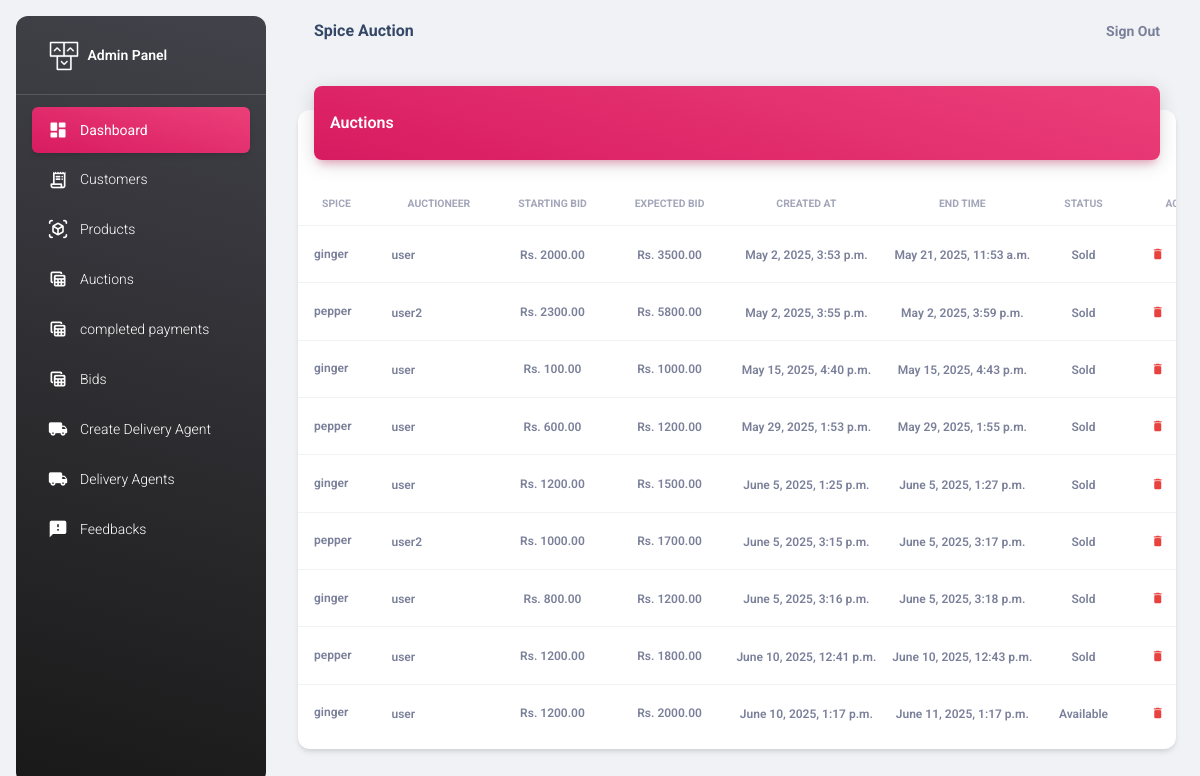
The page /adminapi/auctions/ (signed in) on the database its author committed.
### adminapi/models.py (models this page shows, shortened)
class Auction(models.Model):
    spice = models.ForeignKey(Spice, on_delete=models.CASCADE)
    auctioneer = models.ForeignKey(Seller, on_delete=models.CASCADE)
    starting_bid = models.DecimalField(max_digits=10, decimal_places=2)
    expected_bid = models.DecimalField(max_digits=10, decimal_places=2, default=0)
    number_of_lots = models.IntegerField(default=1)
    end_time = models.DateTimeField()
    created_at = models.DateTimeField(auto_now_add=True)
    choices= [
        ('Available', 'Available'),
        ('Sold', 'Sold'),
        ('Expired', 'Expired'),
    ]
    status=models.CharField(max_length=50, choices=choices, default='Available')

class Spice(models.Model):
    seller = models.ForeignKey(Seller, on_delete=models.CASCADE)
    name = models.CharField(max_length=100)
    description = models.CharField(max_length=100)
    stock_quantity = models.PositiveIntegerField(default=0)
    image = models.ImageField(upload_to="images", null=True)
    created_at = models.DateTimeField(auto_now_add=True)
    choices= [
        ('Available', 'Available'),
        ('Not Available', 'Not Available'),
    ]
    status=models.CharField(max_length=50, choices=choices, default='Available')

class CustomUser(AbstractUser):
    user_type_choices = [
        ('Admin', 'Admin'),
        ('Seller', 'Seller'),
        ('DeliveryAgent', 'Delivery Agent'),
    ]
    user_type = models.CharField(max_length=50, choices=user_type_choices, default='Admin')
    email = models.EmailField(null=True)

class Seller(CustomUser):
    name = models.CharField(max_length=100)
    phone = models.CharField(max_length=100)
    email_address = models.EmailField()
    address = models.CharField(max_length=100)
    id_proof = models.FileField(null=True, upload_to="images",blank=True)
    profile = models.ImageField(upload_to="images", null=True, blank=True)
    is_available = models.BooleanField(default=True)
    def __str__(self):
        return self.name

### adminapi/views.py (the view)
# urls.py: path("auctions/",views.AuctionsView.as_view(),name="auctions"),
@method_decorator(decs,name="dispatch")
class AuctionsView(ListView):
    template_name="auctions.html"
    model=Auction
    context_object_name="auctions"

### adminapi/views.py (called while the page is built)
def signin_required(fn):
    def wrapper(request,*args,**kwargs):
        if not request.user.is_authenticated:
            messages.error(request,"invalid session!..please login")
            return redirect("signin")
        else:
            return fn(request,*args,**kwargs)
    return wrapper

def is_admin(fn):
    def wrapper(request,*args,**kwargs):
        if not request.user.is_superuser:
            messages.error(request,"Permission denied for current user !")
            return redirect("adminsignin")
        else:
            return fn(request,*args,**kwargs)
    return wrapper

### adminapi/templates/auctions.html (shortened to what this page needs)
{%extends 'base.html'%}
{%load static%}
{%block body_block%}
<div class="container-fluid py-4">
    <div class="row">
      <div class="col-12">
        <div class="card my-4">
          <div class="card-header p-0 position-relative mt-n4 mx-3 z-index-2">
            <div class="bg-gradient-primary shadow-primary border-radius-lg pt-4 pb-3">
              <h6 class="text-white text-capitalize ps-3">Auctions</h6>
            </div>
          </div>
          <div class="card-body px-0 pb-2">
            <div class="table-responsive p-0">
              <table class="table align-items-center mb-0">
                <thead>
                  <tr>
                    <th class="text-uppercase text-secondary text-xxs font-weight-bolder opacity-7">Spice</th>
                    <th class="text-center text-uppercase text-secondary text-xxs font-weight-bolder opacity-7">Auctioneer</th>
                    <th class="text-center text-uppercase text-secondary text-xxs font-weight-bolder opacity-7">starting bid</th>
                    <th class="text-center text-uppercase text-secondary text-xxs font-weight-bolder opacity-7">expected bid</th>
                    <th class="text-center text-uppercase text-secondary text-xxs font-weight-bolder opacity-7">created at</th>
                    <th class="text-center text-uppercase text-secondary text-xxs font-weight-bolder opacity-7">end time</th>
                    <th class="text-center text-uppercase text-secondary text-xxs font-weight-bolder opacity-7">Status</th>
                    <th class="text-center text-uppercase text-secondary text-xxs font-weight-bolder opacity-7">Action</th>
                  </tr>
                </thead>
                <tbody>
                    {%for a in auctions%}
                        <tr>
                            <td>
                            <div class="d-flex px-2 py-1">
                                <div class="d-flex flex-column justify-content-center">
                                    <span class="text-secondary text-xs font-weight-bold me-3">{{a.spice.name}}</span>
                                </div>
                            </div>
                            </td>
                            <td>
                                <span class="text-secondary text-xs font-weight-bold">{{a.auctioneer}}</span>
                            </td>
                            <td class="align-middle text-center text-sm">
                            <span class="text-secondary text-xs font-weight-bold"> Rs. {{a.starting_bid}}</span>
                            </td>
                            <td class="align-middle text-center text-sm">
                                <span class="text-secondary text-xs font-weight-bold"> Rs. {{a.expected_bid}}</span>
                            </td>
                            <td class="align-middle text-center">
                                <span class="text-secondary text-xs font-weight-bold">{{a.created_at}}</span>
                            </td>
                            <td class="align-middle text-center">
                                <span class="text-secondary text-xs font-weight-bold">{{a.end_time}}</span>
                            </td>
                            <td class="align-middle text-center">
                                <span class="text-secondary text-xs font-weight-bold">{{a.status}}</span>
                            </td>
                            <td class="align-middle text-center">
                              <a href="{% url 'auction_delete' a.id %}" class="btn btn-link text-danger text-gradient px-3 mb-0">
                                  <i class="material-icons text-sm me-2">delete</i> Delete
                              </a>
                          </td>
                        </tr>
                    {%endfor%}
                </tbody>
              </table>
            </div>
          </div>
        </div>
      </div>
    </div>
  </div>
{%endblock%}

### rows shown on the page
Auction: spice.name "ginger", auctioneer "user", starting_bid "2000.00", expected_bid "3500.00", created_at "May 2, 2025, 3:53 p.m.", end_time "May 21, 2025, 11:53 a.m.", status "Sold"
Auction: spice.name "pepper", auctioneer "user2", starting_bid "2300.00", expected_bid "5800.00", created_at "May 2, 2025, 3:55 p.m.", end_time "May 2, 2025, 3:59 p.m.", status "Sold"
Auction: spice.name "ginger", auctioneer "user", starting_bid "100.00", expected_bid "1000.00", created_at "May 15, 2025, 4:40 p.m.", end_time "May 15, 2025, 4:43 p.m.", status "Sold"
Auction: spice.name "pepper", auctioneer "user", starting_bid "600.00", expected_bid "1200.00", created_at "May 29, 2025, 1:53 p.m.", end_time "May 29, 2025, 1:55 p.m.", status "Sold"
Auction: spice.name "ginger", auctioneer "user", starting_bid "1200.00", expected_bid "1500.00", created_at "June 5, 2025, 1:25 p.m.", end_time "June 5, 2025, 1:27 p.m.", status "Sold"
Auction: spice.name "pepper", auctioneer "user2", starting_bid "1000.00", expected_bid "1700.00", created_at "June 5, 2025, 3:15 p.m.", end_time "June 5, 2025, 3:17 p.m.", status "Sold"
Auction: spice.name "ginger", auctioneer "user", starting_bid "800.00", expected_bid "1200.00", created_at "June 5, 2025, 3:16 p.m.", end_time "June 5, 2025, 3:18 p.m.", status "Sold"
Auction: spice.name "pepper", auctioneer "user", starting_bid "1200.00", expected_bid "1800.00", created_at "June 10, 2025, 12:41 p.m.", end_time "June 10, 2025, 12:43 p.m.", status "Sold"
Auction: spice.name "ginger", auctioneer "user", starting_bid "1200.00", expected_bid "2000.00", created_at "June 10, 2025, 1:17 p.m.", end_time "June 11, 2025, 1:17 p.m.", status "Available"
